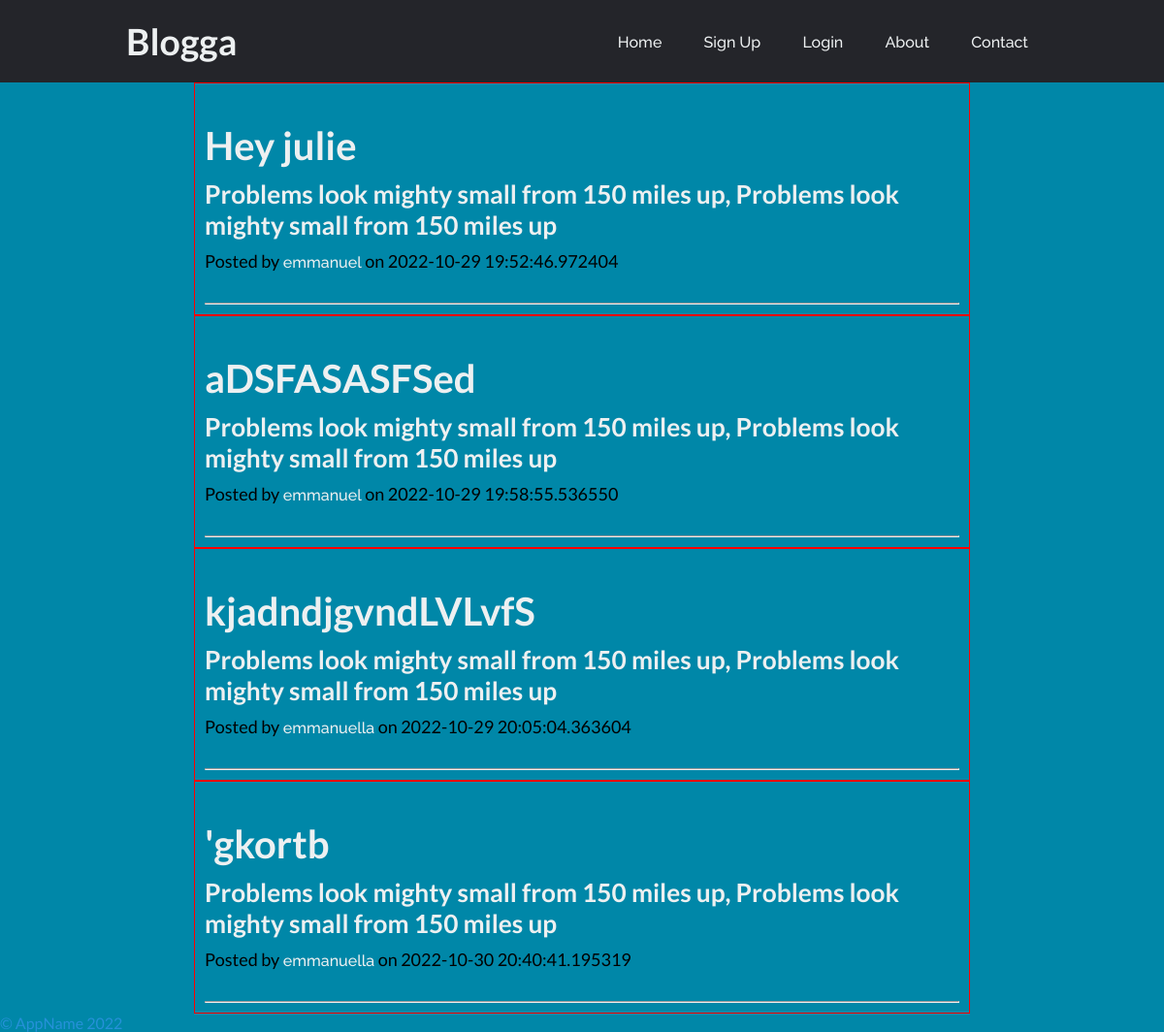
/blogposts, run on the app's committed database.
### app.py (models this page shows, shortened)
class BlogPost(db.Model):
    __tablename__ = 'blog_post'
    id = db.Column(db.Integer(), primary_key=True)
    caption = db.Column(db.String(), nullable=False)
    content = db.Column(db.String(), nullable=False)
    owner_id = db.Column(db.Integer(), db.ForeignKey(
        'users.id'), nullable=False)
    date_created = db.Column(db.DateTime(), default=date.month)

class User(db.Model, UserMixin):
    __tablename__ = 'users'
    id = db.Column(db.Integer(), primary_key=True)
    firstname = db.Column(db.String(), nullable=False, unique=False)
    lastname = db.Column(db.String(), nullable=False, unique=False)
    username = db.Column(db.String(50), nullable=False, unique=True)
    email = db.Column(db.String(60), nullable=False, unique=True)
    password_hash = db.Column(db.Text(), nullable=False)
    posts = db.relationship('BlogPost', backref='owner')

### app.py (the view)
@app.route('/')
@app.route('/blogposts')
def home():
    posts = BlogPost.query.all()
    return render_template('index.html', posts=posts)

### templates/index.html (shortened to what this page needs)
{% extends 'base.html' %}
{% block content %}
{% for post in posts %}
<section class="blog-container">
        <div>
            <div class="post-preview">
                <a href="{{url_for('view_post', id=post.id)}}">
                    <h2 class="post-title">{{post.caption}}</h2>
                    <h3 class="post-subtitle">Problems look mighty small from 150 miles up, Problems look mighty small from 150 miles up</h3>
                </a>
                <p class="post-meta">
                    Posted by
                    <a href="#!">{{ post.owner.username }}</a>
                    on {{post.date_created}}
                </p>
            </div>
            <hr class="my-4" />
        </div>
</section>
{% endfor %}
{% endblock %}

### templates/base.html (shortened to what this page needs)
<!DOCTYPE html>
<html lang="en">
<head>
    <link rel="stylesheet" href="{{url_for('static', filename='css/style.css')}}">
</head>
<body>
    <header>
        <a class="logo" href="">
            <h2>Blogga</h2>
        </a>
        <nav>
            <ul class="nav_links">
                {% if current_user.is_authenticated %}
                <li><a href="{{ url_for('home') }}">Home</a></li>
                <li><a href="{{ url_for('create_post') }}">Create Post</a></li>
                <li><a href="{{ url_for('logout') }}">Log Out</a></li>
                <li><a href="{{ url_for('logout') }}">About</a></li>
                <li><a href="{{ url_for('contact') }}">Contact</a></li>
                {% else %}
                <li><a href="{{ url_for('home') }}">Home</a></li>
                <li><a href="{{ url_for('register') }}">Sign Up</a></li>
                <li><a href="{{ url_for('login') }}">Login</a></li>
                <li><a href="{{ url_for('login') }}">About</a></li>
                <li><a href="{{ url_for('contact') }}">Contact</a></li>
                {% endif %}
            </ul>
        </nav>
    </header>
    <main>
        {% block content %}
        {% endblock %}
    </main>
    <footer>
        <p class="footer">
            &copy; AppName
        </p>
    </footer>
</body>
</html>

### static/css/style.css (style rules this page uses)
* { margin: 0; padding: 0; box-sizing: border-box; font-family: 'Lato'; }
body { background: #0087a8; }
li, a { font-family: 'Raleway', sans-serif; font-weight: 500; font-size: 16px; color: #edf0f1; text-decoration: none; }
header { display: flex; justify-content: space-between; align-items: center; padding: 10px 10%; background-color: #24252A; }
.logo { padding: 10px; text-align: center; font-size: 25px; cursor: pointer; }
.nav_links { list-style: none; }
.nav_links li { display: inline-block; padding: 0px 20px; }
.nav_links li a { transition: all 0.3s ease; }
.blog-container { display: flex; margin: auto; padding: 10px; width: 800px; max-width: 100%; word-wrap: break-word; border: 1px solid red; }
.post-title { margin: 30px 0px 10px; font-weight: 700; font-size: 40px; word-wrap: break-word; }
.post-subtitle { margin: 0 0 10px; font-size: 26.275px; word-wrap: break-word; }
.post-meta { margin: 0 0 32px; font-size: 18px; }
.footer { color: #2691d9; }

### data on the page
BlogPost: caption "Hey julie", owner.username "emmanuel", date_created "2022-10-29 19:52:46.972404"
BlogPost: caption "aDSFASASFSed", owner.username "emmanuel", date_created "2022-10-29 19:58:55.536550"
BlogPost: caption "kjadndjgvndLVLvfS", owner.username "emmanuella", date_created "2022-10-29 20:05:04.363604"
BlogPost: caption "'gkortb", owner.username "emmanuella", date_created "2022-10-30 20:40:41.195319"
